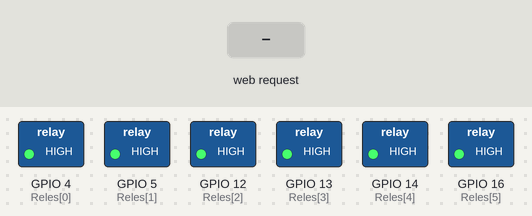
A sketch run on a simulated ESP8266 (NodeMCU). On the bench: switched loads named in the sketch (green lamp = pin HIGH). The inputs (shaded band) are chosen by the test bench. WiFi joins after 1.5 s; servers stay silent unless stated; what the sketch prints to the serial monitor is not drawn.

Above: at 3.7 s.
3.8 s: HTTP request GET /socket1Off received
At 5.0 s:
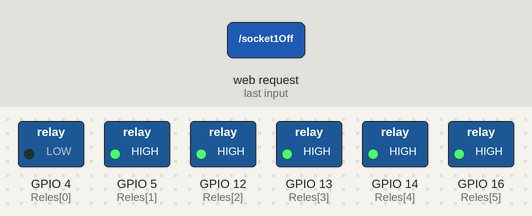
5.3 s: HTTP request GET /socket2Off received
At 6.3 s:
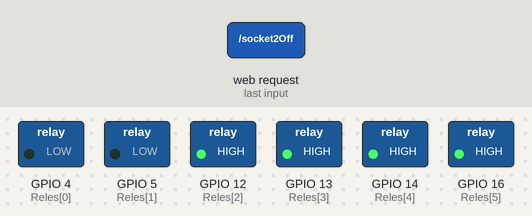
6.8 s: HTTP request GET /socket1On received
At 7.5 s:
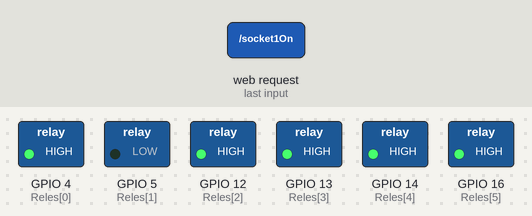
8.3 s: HTTP request GET /socket3Off received
At 8.6 s:
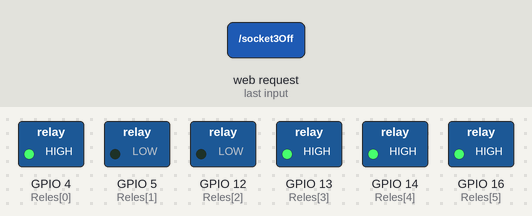
9.8 s: HTTP request GET /socket2On received
At 11.0 s:
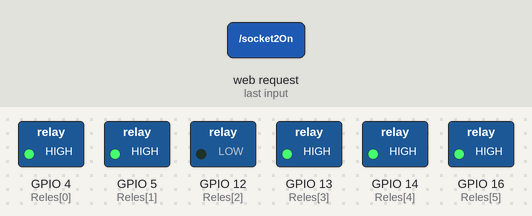
11.3 s: HTTP request GET /socket4Off received
At 12.1 s:
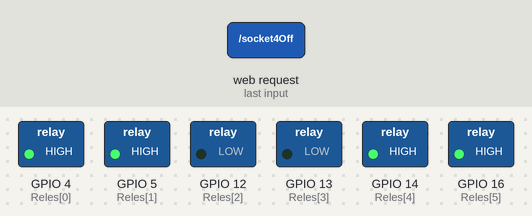
Timing chart, 0 to 13.8 s (numbered marks = the images above; inputs shaded):
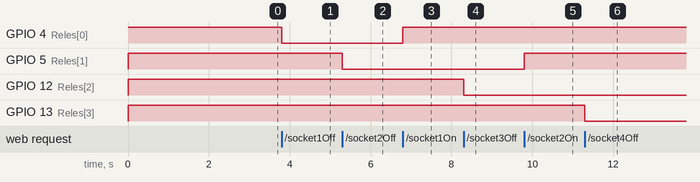

The sketch:

Gaymer.ino
```cpp
#include <ESP8266WiFi.h>
#include <WiFiClient.h>
#include <ESP8266WebServer.h>
#include <ESP8266mDNS.h>

MDNSResponder mdns;

// Replace with your network credentials
const char* ssid = "construpinos";
const char* password = "C5j23h42";
int Reles[]= {4,5,12,13,14,16};//array to store pin nos
int contador = 0;

ESP8266WebServer server(80);

String webPage = "";
//int gpio0_pin = 15;
//int gpio2_pin = 5;

void setup(void){
  webPage += "<style>.caja{color:white;font-style: bold;margin:20px;text-align:center;}.pie{color:white;font-style: bold;margin:20px;text-align: left;font-size:20px;text-align:center;margin-top:20px;}.nombres{color:white;font-style: bold;margin:20px;text-align: left;font-size:15px;}.botones{margin:10px;margin-left:0.1%;}</style><div style='background-color:green; width: 100%;height: 100%'><h1 style='color:white;font-style:bold;text-align:center'>Control Wi-Fi para iluminacion - Ferreteria Construrama los pinos</h1><div class='caja'><p>1. Luz frontal </p><a class='botones' href='socket1Off'><button>ON</button></a><a class='botones' href='socket1On'><button>OFF</button></a>&nbsp;</div><div class='caja'><p>2. Luz principal.</p><a class='botones' href='socket2Off'><button>ON</button></a><a class='botones' href='socket2On'><button>OFF</button></a>&nbsp;</div><div class='caja'><p>3. Bodega 1. </p><a class='botones' href='socket3Off'><button>ON</button></a>&nbsp;<a class='botones' href='socket3On'><button>OFF</button></a></div><div class='caja'><p>4. Bodega 2.</p><a class='botones' href='socket4Off'><button>ON</button></a><a class='botones' href='socket4On'><button>OFF</button></a>&nbsp;</div><div class='caja'><p>5. Oficina.</p><a class='botones' href='socket5Off'><button>ON</button></a>&nbsp;<a class='botones' href='socket5On'><button>OFF</button></a></div><div class='caja'><p>6. Bano.</p><a class='botones' href='socket6Off'><button>ON</button></a><a class='botones' href='socket6On'><button>OFF</button></a>&nbsp;</div><footer class='pie'><p>Integrantes de ingenieria electronica</p><a class='nombres' href='mailto:gaymersteevenmv@ufps.edu.co'>Gaymer Mendoza</a><a class='nombres' href='mailto:Jhonatanricardomg@ufps.edu.co'>Jhonatan Montoya</a><a class='nombres' href='mailto:yormanalexanderm@ufps.edu.co'>Yorman Mendoza</a></footer></div>";
  // preparing GPIOs
    for(int i = 0; i<6 ; i++)
    {
      pinMode(Reles[i], OUTPUT);
      digitalWrite(Reles[i],HIGH);
    }

  delay(1000);
  Serial.begin(115200);
  WiFi.begin(ssid, password);
  Serial.println("");

  // Wait for connection
  while (WiFi.status() != WL_CONNECTED && contador<60) {
    delay(500);
    Serial.print(".");
    Serial.print(contador);
    contador = contador + 1 ;
  }
  Serial.println("");
  Serial.print("Connected to ");
  Serial.println(ssid);
  Serial.print("IP address: ");
  Serial.println(WiFi.localIP());

  if (mdns.begin("esp8266", WiFi.localIP())) {
    Serial.println("MDNS responder started");
  }

  server.on("/", [](){
    server.send(200, "text/html", webPage);
  });

  server.on("/socket1On", [](){
    server.send(200, "text/html", webPage);
    digitalWrite(Reles[0], HIGH);
    delay(500);
  });
  server.on("/socket1Off", [](){
    server.send(200, "text/html", webPage);
    digitalWrite(Reles[0], LOW);
    delay(500);
  });
   server.on("/socket2On", [](){
    server.send(200, "text/html", webPage);
    digitalWrite(Reles[1], HIGH);
    delay(500);
  });
  server.on("/socket2Off", [](){
    server.send(200, "text/html", webPage);
    digitalWrite(Reles[1], LOW);
    delay(500);
  });
   server.on("/socket3On", [](){
    server.send(200, "text/html", webPage);
    digitalWrite(Reles[2], HIGH);
    delay(500);
  });
  server.on("/socket3Off", [](){
    server.send(200, "text/html", webPage);
    digitalWrite(Reles[2], LOW);
    delay(500);
  });
   server.on("/socket4On", [](){
    server.send(200, "text/html", webPage);
    digitalWrite(Reles[3], HIGH);
    delay(500);
  });
  server.on("/socket4Off", [](){
    server.send(200, "text/html", webPage);
    digitalWrite(Reles[3], LOW);
    delay(500);
  });
  server.on("/socket5On", [](){
    server.send(200, "text/html", webPage);
    digitalWrite(Reles[4], HIGH);
    delay(500);
  });
  server.on("/socket5Off", [](){
    server.send(200, "text/html", webPage);
    digitalWrite(Reles[4], LOW);
    delay(500);
  });

  server.on("/socket6On", [](){
    server.send(200, "text/html", webPage);
    digitalWrite(Reles[5], HIGH);
    delay(500);
  });
  server.on("/socket6Off", [](){
    server.send(200, "text/html", webPage);
    digitalWrite(Reles[5], LOW);
    delay(500);
  });


  server.begin();
  Serial.println("Servidor iniciado");
}

void loop(void){
  server.handleClient();
}
```

Measured:
- after the input at 3.8 s, GPIO 4 (Reles[0]): HIGH → LOW at once
- after the input at 5.3 s, GPIO 5 (Reles[1]): HIGH → LOW at once
- after the input at 6.8 s, GPIO 4 (Reles[0]): LOW → HIGH at once
- after the input at 8.3 s, GPIO 12 (Reles[2]): HIGH → LOW at once
- after the input at 9.8 s, GPIO 5 (Reles[1]): LOW → HIGH at once
- after the input at 11.3 s, GPIO 13 (Reles[3]): HIGH → LOW at once
